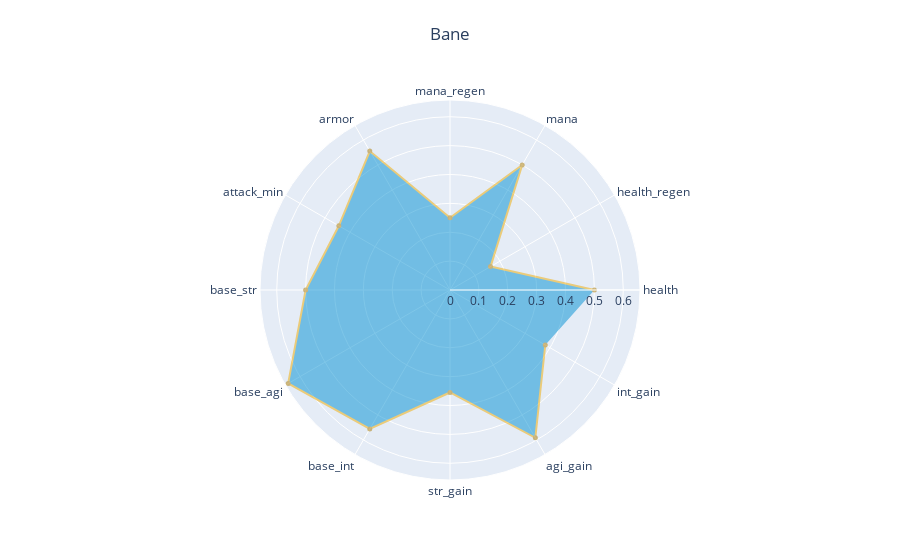

Write notebook code for a chart like this one.
### Code cell
get_radar_heroes(selected_hero,heroes_df)

### Figure 1 — Plotly figure (JSON) as saved in the notebook; plotly's stock layout.template omitted (floating-point values rounded to 4 significant figures)
{"data": [{"fill": "toself", "fillcolor": "#008FD3", "hovertemplate": "%{theta}<br>Value:%{r:.2f}</br>", "line": {"color": "#F0AB00"}, "marker": {"color": "#AB7A00", "size": 5}, "mode": "markers+lines", "name": "Bane", "opacity": 0.5, "r": [0.5, 0.1622, 0.5, 0.25, 0.5556, 0.4444, 0.5, 0.6471, 0.5556, 0.3548, 0.5909, 0.381], "text": ["B", "a", "n", "e"], "textfont": {"size": 15}, "textposition": "top center", "theta": ["health", "health_regen", "mana", "mana_regen", "armor", "attack_min", "base_str", "base_agi", "base_int", "str_gain", "agi_gain", "int_gain"], "type": "scatterpolar"}], "layout": {"title": {"text": "Bane", "x": 0.5, "y": 0.95}}}
